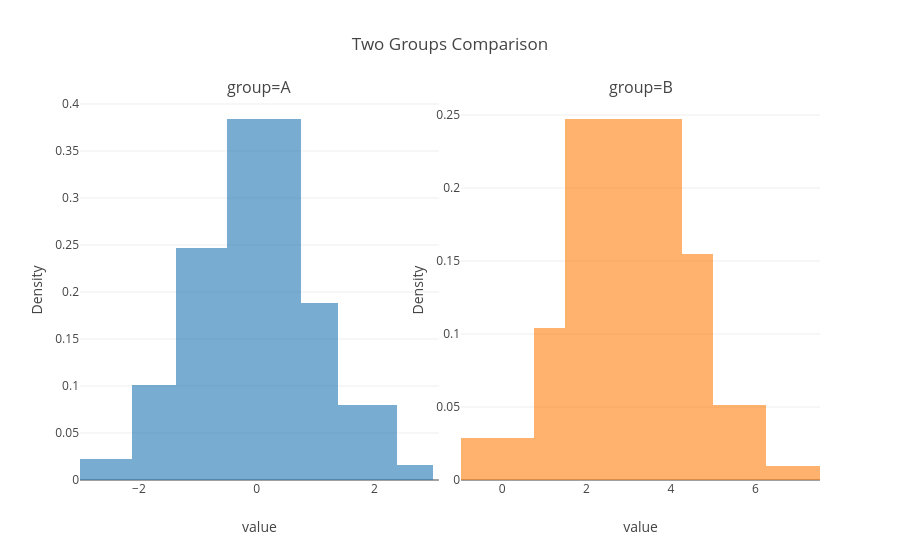

Write notebook code for a chart like this one.
### Code cell
# facet histogram
fig = histogram(
    df, x="value", facet_col="group", opacity=0.6, title="Two Groups Comparison"
)
fig.show()

### Figure 1 — Plotly figure (JSON) as saved in the notebook; plotly's stock layout.template omitted (floating-point values rounded to 4 significant figures)
{"data": [{"customdata": [[-3, -2.125], [-2.125, -1.375], [-1.375, -0.5], [-0.5, 0.75], [0.75, 1.375], [1.375, 2.375], [2.375, 3]], "hovertemplate": "Bin: [%{customdata[0]:.4g}, %{customdata[1]:.4g})<br>Density: %{y}<br><extra></extra>", "opacity": 0.6, "showlegend": false, "type": "bar", "width": [0.875, 0.75, 0.875, 1.25, 0.625, 1, 0.625], "x": [-2.562, -1.75, -0.9375, 0.125, 1.062, 1.875, 2.688], "xaxis": "x", "y": [0.02286, 0.1013, 0.2469, 0.384, 0.1888, 0.08, 0.016], "yaxis": "y"}, {"customdata": [[-0.9727, 0.75], [0.75, 1.5], [1.5, 4.25], [4.25, 5], [5, 6.25], [6.25, 7.531]], "hovertemplate": "Bin: [%{customdata[0]:.4g}, %{customdata[1]:.4g})<br>Density: %{y}<br><extra></extra>", "opacity": 0.6, "showlegend": false, "type": "bar", "width": [1.723, 0.75, 2.75, 0.75, 1.25, 1.281], "x": [-0.1113, 1.125, 2.875, 4.625, 5.625, 6.891], "xaxis": "x2", "y": [0.02902, 0.104, 0.2473, 0.1547, 0.0512, 0.009366], "yaxis": "y2"}], "layout": {"annotations": [{"font": {"size": 16}, "showarrow": false, "text": "group=A", "x": 0.2425, "xanchor": "center", "xref": "paper", "y": 1, "yanchor": "bottom", "yref": "paper"}, {"font": {"size": 16}, "showarrow": false, "text": "group=B", "x": 0.7575, "xanchor": "center", "xref": "paper", "y": 1, "yanchor": "bottom", "yref": "paper"}], "bargap": 0, "bargroupgap": 0, "title": {"text": "Two Groups Comparison"}, "xaxis": {"anchor": "y", "domain": [0, 0.485], "title": {"text": "value"}}, "xaxis2": {"anchor": "y2", "domain": [0.515, 1], "title": {"text": "value"}}, "yaxis": {"anchor": "x", "domain": [0, 1], "title": {"text": "Density"}}, "yaxis2": {"anchor": "x2", "domain": [0, 1], "title": {"text": "Density"}}}}
